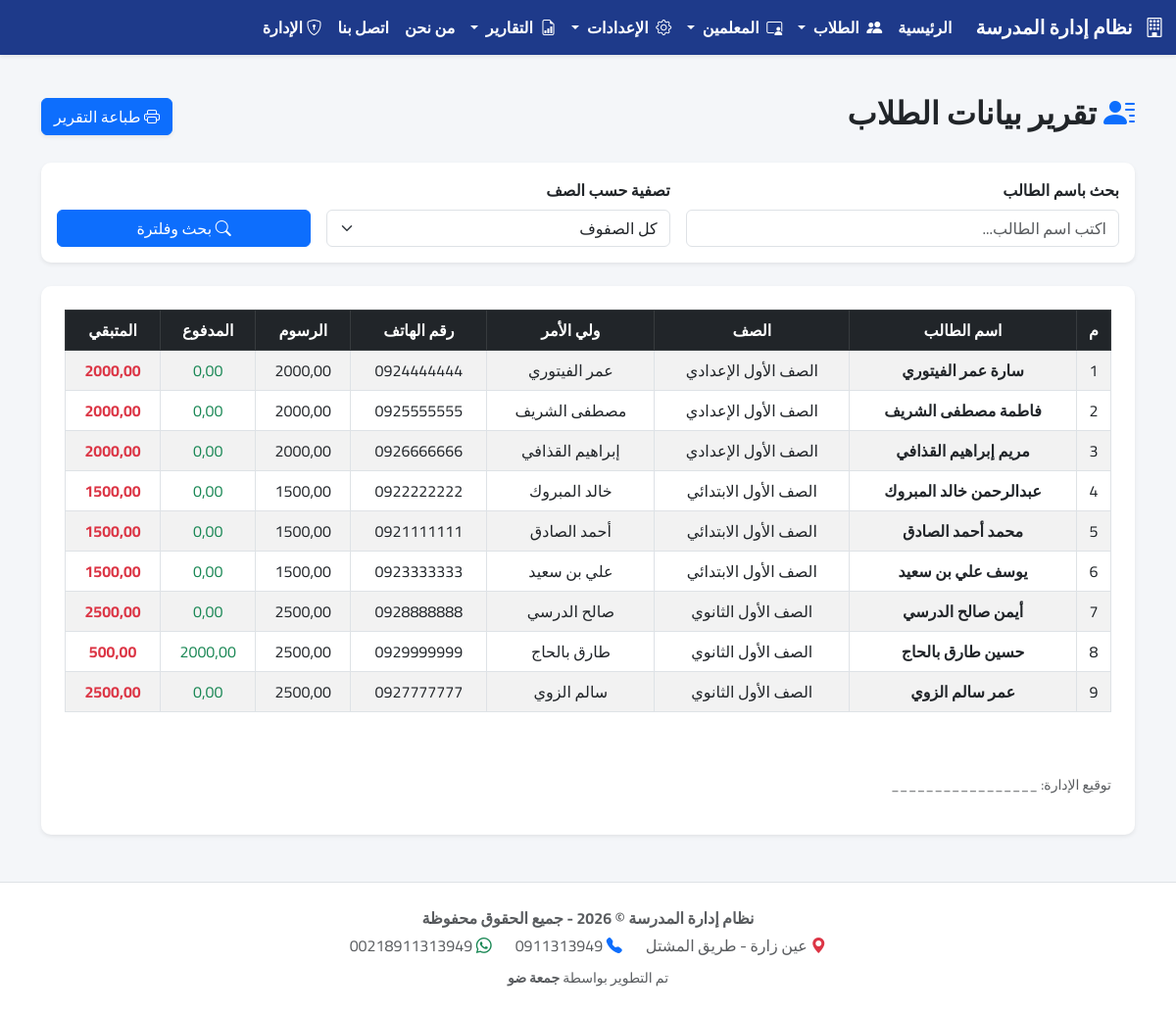
The app's page /reports/students-data/ with its own data.
### students/models.py (models this page shows, shortened)
class Student(models.Model):
    name = models.CharField(max_length=150, verbose_name="اسم الطالب الرباعي")
    grade = models.ForeignKey(Grade, on_delete=models.SET_NULL, null=True, verbose_name="الصف الدراسي")
    parent_name = models.CharField(max_length=150, verbose_name="اسم ولي الأمر", blank=True, null=True)
    phone = models.CharField(max_length=20, verbose_name="رقم الواتساب", blank=True, null=True, help_text="مثال: 218910000000")
    bank_name = models.CharField(max_length=100, verbose_name="اسم المصرف", blank=True, null=True)
    bank_branch = models.CharField(max_length=100, verbose_name="الفرع", blank=True, null=True)
    bank_account = models.CharField(max_length=50, verbose_name="رقم الحساب (IBAN)", blank=True, null=True)
    account_number = models.CharField(max_length=50, verbose_name="رقم الحساب", blank=True, null=True)
    account_holder = models.CharField(max_length=150, verbose_name="اسم صاحب الحساب (الرباعي)", blank=True, null=True)
    total_fees = models.DecimalField(max_digits=10, decimal_places=2, default=0.00, verbose_name="إجمالي الرسوم")
    discount = models.DecimalField(max_digits=10, decimal_places=2, default=0.00, verbose_name="التخفيضات")
    is_active = models.BooleanField(default=True, verbose_name="نشط")
    created_at = models.DateTimeField(auto_now_add=True, verbose_name="تاريخ التسجيل")
    @property
    def net_fees(self):
        try:
            return self.total_fees - self.discount
        except Exception:
            return Decimal('0.00')
    @property
    def total_paid(self):
        try:
            paid = self.payments.aggregate(total=Sum('amount'))['total']
            return paid if paid is not None else Decimal('0.00')
        except Exception:
            return Decimal('0.00')
    @property
    def balance(self):
        try:
            return self.net_fees - self.total_paid
        except Exception:
            return Decimal('0.00')
    class Meta:
        verbose_name = "طالب"
        verbose_name_plural = "الطلاب"

### academics/models.py (models this page shows, shortened)
class Grade(models.Model):
    name = models.CharField(max_length=50, verbose_name="الصف الدراسي", unique=True)
    class Meta:
        verbose_name = "الصف"
        verbose_name_plural = "الصفوف"

### academics/views.py (the view)
# urls.py: path('reports/students-data/', StudentDataReportView.as_view(), name='student_data_report'),
class StudentDataReportView(TemplateView):
    template_name = 'academics/student_data_report.html'
    def get_context_data(self, **kwargs):
        context = super().get_context_data(**kwargs)
        try:
            students = Student.objects.filter(is_active=True).order_by('grade__name', 'name')
            context.update({
                'students': students,
                'today': timezone.now(),
            })
        except Exception as e:
            messages.error(self.request, f"حدث خطأ: {str(e)}")
            context.update({'students': [], 'today': timezone.now()})
        return context

### templates/academics/student_data_report.html (shortened to what this page needs)
{% extends 'base.html' %}
{% block content %}
<div class="d-flex flex-column flex-sm-row justify-content-between align-items-sm-center mb-4 mt-3 gap-3 no-print">
    <h2 class="fw-bold text-dark"><i class="bi bi-person-lines-fill text-primary"></i> تقرير بيانات الطلاب</h2>
    <button onclick="window.print()" class="btn btn-primary shadow-sm"><i class="bi bi-printer"></i> طباعة التقرير</button>
</div>
<div class="card shadow-sm border-0 mb-4 no-print">
    <div class="card-body">
        <form method="GET" class="row g-3 align-items-end">
            <div class="col-md-5">
                <label class="form-label fw-bold">بحث باسم الطالب</label>
                <input type="text" name="q" class="form-control" value="{{ search_query|default:'' }}" placeholder="اكتب اسم الطالب...">
            </div>
            <div class="col-md-4">
                <label class="form-label fw-bold">تصفية حسب الصف</label>
                <select name="grade" class="form-select">
                    <option value="">كل الصفوف</option>
                </select>
            </div>
            <div class="col-md-3">
                <button type="submit" class="btn btn-primary w-100"><i class="bi bi-search"></i> بحث وفلترة</button>
            </div>
        </form>
    </div>
</div>
<div class="card shadow-sm border-0 p-4">
    <div class="table-responsive">
        <table class="table table-bordered table-striped text-center align-middle">
            <thead class="table-dark">
                <tr>
                    <th>م</th>
                    <th>اسم الطالب</th>
                    <th>الصف</th>
                    <th>ولي الأمر</th>
                    <th>رقم الهاتف</th>
                    <th>الرسوم</th>
                    <th>المدفوع</th>
                    <th>المتبقي</th>
                </tr>
            </thead>
            <tbody>
                {% for student in students %}
                <tr>
                    <td>{{ forloop.counter }}</td>
                    <td class="fw-bold">{{ student.name|default:"غير محدد" }}</td>
                    <td>{{ student.grade.name|default:"-" }}</td>
                    <td>{{ student.parent_name|default:"-" }}</td>
                    <td>{{ student.phone|default:"-" }}</td>
                    <td>{{ student.net_fees|default:"0.00"|floatformat:2 }}</td>
                    <td class="text-success">{{ student.total_paid|default:"0.00"|floatformat:2 }}</td>
                    <td class="text-danger fw-bold">{{ student.balance|default:"0.00"|floatformat:2 }}</td>
                </tr>
                {% empty %}
                <tr>
                    <td colspan="8" class="text-muted py-4">لا يوجد طلاب مسجلين يطابقون بحثك.</td>
                </tr>
                {% endfor %}
            </tbody>
        </table>
    </div>
    <div class="mt-5 text-start no-print">
        <p class="small text-muted">توقيع الإدارة: _________________</p>
    </div>
</div>
{% endblock %}

### templates/base.html (style rules this page uses)
body { font-family: 'Cairo', sans-serif; background-color: #f4f6f9; min-height: 100vh; display: flex; flex-direction: column; }
.card { border-radius: 10px; }

### records on screen
Student: name "سارة عمر الفيتوري", grade.name "الصف الأول الإعدادي", parent_name "عمر الفيتوري", phone "0924444444", net_fees "2000,00", total_paid "0,00", balance "2000,00"
Student: name "فاطمة مصطفى الشريف", grade.name "الصف الأول الإعدادي", parent_name "مصطفى الشريف", phone "0925555555", net_fees "2000,00", total_paid "0,00", balance "2000,00"
Student: name "مريم إبراهيم القذافي", grade.name "الصف الأول الإعدادي", parent_name "إبراهيم القذافي", phone "0926666666", net_fees "2000,00", total_paid "0,00", balance "2000,00"
Student: name "عبدالرحمن خالد المبروك", grade.name "الصف الأول الابتدائي", parent_name "خالد المبروك", phone "0922222222", net_fees "1500,00", total_paid "0,00", balance "1500,00"
Student: name "محمد أحمد الصادق", grade.name "الصف الأول الابتدائي", parent_name "أحمد الصادق", phone "0921111111", net_fees "1500,00", total_paid "0,00", balance "1500,00"
Student: name "يوسف علي بن سعيد", grade.name "الصف الأول الابتدائي", parent_name "علي بن سعيد", phone "0923333333", net_fees "1500,00", total_paid "0,00", balance "1500,00"
Student: name "أيمن صالح الدرسي", grade.name "الصف الأول الثانوي", parent_name "صالح الدرسي", phone "0928888888", net_fees "2500,00", total_paid "0,00", balance "2500,00"
Student: name "حسين طارق بالحاج", grade.name "الصف الأول الثانوي", parent_name "طارق بالحاج", phone "0929999999", net_fees "2500,00", total_paid "2000,00", balance "500,00"
Student: name "عمر سالم الزوي", grade.name "الصف الأول الثانوي", parent_name "سالم الزوي", phone "0927777777", net_fees "2500,00", total_paid "0,00", balance "2500,00"
